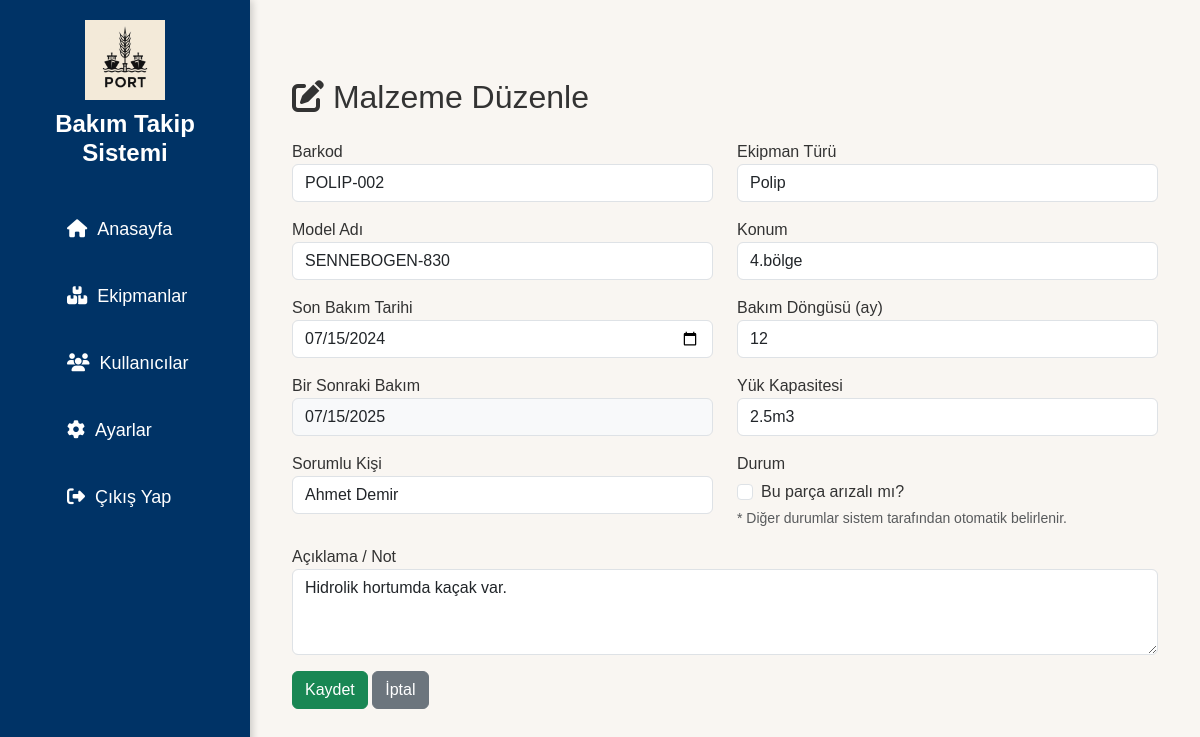
Page /parca/2/edit (signed in) on the committed database.
### app/models.py (models this page shows)
class Parca(db.Model):
    __tablename__ = 'parcalar'
    id = db.Column(db.Integer, primary_key=True)
    barcode = db.Column(db.String(100), unique=True, nullable=False)
    ekipman_turu = db.Column(db.String(100), nullable=False)
    model_adi = db.Column(db.String(100), nullable=False)
    konum = db.Column(db.String(100), nullable=False)
    durum = db.Column(db.String(50), nullable=False)
    bir_sonraki_bakim = db.Column(db.Date, nullable=True)
    son_bakim_tarihi = db.Column(db.Date, nullable=True)
    bakim_dongusu = db.Column(db.String(50), nullable=True)
    bakim_durum = db.Column(db.String(50), nullable=True)  # ✅ تمت إضافته
    notlar = db.Column(db.Text, nullable=True)              # ✅ تمت إضافته
    kisa_aciklama = db.Column(db.Text, nullable=True)
    yuk_kapasitesi = db.Column(db.String(50), nullable=True)
    sorumlu_kisi = db.Column(db.String(100), nullable=True)
    created_at = db.Column(db.DateTime, default=datetime.utcnow)
    bakim_kayitlari = db.relationship('BakimKaydi', backref='parca', lazy=True)

### app/routes.py (the view, shortened to what this page needs)
@main.route('/parca/<int:parca_id>/edit', methods=['GET', 'POST'])
@login_required
def edit(parca_id):
    parca = Parca.query.get_or_404(parca_id)
    return render_template('edit.html', parca=parca)

### app/__init__.py (called while the page is built)
def create_app():
    app = Flask(__name__)
    app.config.from_object('config.Config')
    db.init_app(app)
    login_manager.init_app(app)
    migrate.init_app(app, db)  # ✅ جديد
    login_manager.login_view = 'auth.login'
    @login_manager.user_loader
    def load_user(user_id):
        return User.query.get(int(user_id))
    app.register_blueprint(main)
    app.register_blueprint(auth)
    app.register_blueprint(api)  # ✅ API
    return app

### app/templates/edit.html
{% extends 'layout.html' %}
{% block content %}
<div class="container mt-5">
  <h2 class="mb-4"><i class="fas fa-edit"></i> Malzeme Düzenle</h2>
  <form method="POST">
    <div class="row">
      <div class="col-md-6 mb-3">
        <label for="barcode">Barkod</label>
        <input type="text" class="form-control" name="barcode" value="{{ parca.barcode }}" required>
      </div>
      <div class="col-md-6 mb-3">
        <label for="ekipman_turu">Ekipman Türü</label>
        <input type="text" class="form-control" name="ekipman_turu" value="{{ parca.ekipman_turu }}" required>
      </div>
      <div class="col-md-6 mb-3">
        <label for="model_adi">Model Adı</label>
        <input type="text" class="form-control" name="model_adi" value="{{ parca.model_adi }}" required>
      </div>
      <div class="col-md-6 mb-3">
        <label for="konum">Konum</label>
        <input type="text" class="form-control" name="konum" value="{{ parca.konum }}" required>
      </div>
      <div class="col-md-6 mb-3">
        <label for="son_bakim_tarihi">Son Bakım Tarihi</label>
        <input type="date" class="form-control" name="son_bakim_tarihi" value="{{ parca.son_bakim_tarihi }}">
      </div>
      <div class="col-md-6 mb-3">
        <label for="bakim_dongusu">Bakım Döngüsü (ay)</label>
        <input type="number" class="form-control" name="bakim_dongusu" value="{{ parca.bakim_dongusu }}" min="1">
      </div>
      <div class="col-md-6 mb-3">
        <label for="bir_sonraki_bakim">Bir Sonraki Bakım</label>
        <input type="date" class="form-control bg-light" value="{{ parca.bir_sonraki_bakim.strftime('%Y-%m-%d') if parca.bir_sonraki_bakim else '' }}" readonly>
      </div>
      <div class="col-md-6 mb-3">
        <label for="yuk_kapasitesi">Yük Kapasitesi</label>
        <input type="text" class="form-control" name="yuk_kapasitesi" value="{{ parca.yuk_kapasitesi }}">
      </div>
      <div class="col-md-6 mb-3">
        <label for="sorumlu_kisi">Sorumlu Kişi</label>
        <input type="text" class="form-control" name="sorumlu_kisi" value="{{ parca.sorumlu_kisi }}">
      </div>
      <div class="col-md-6 mb-3">
        <label for="arizali_checkbox">Durum</label><br>
        <div class="form-check mt-1">
          <input class="form-check-input" type="checkbox" name="arizali_mi" id="arizali_mi" {% if parca.durum == 'Arızalı' %}checked{% endif %}>
          <label class="form-check-label" for="arizali_mi">
            Bu parça arızalı mı?
          </label>
        </div>
        <small class="text-muted d-block mt-1">* Diğer durumlar sistem tarafından otomatik belirlenir.</small>
      </div>
      <div class="col-12 mb-3">
        <label for="kisa_aciklama">Açıklama / Not</label>
        <textarea class="form-control" name="kisa_aciklama" rows="3">{{ parca.kisa_aciklama }}</textarea>
      </div>
    </div>
    <button type="submit" class="btn btn-success">Kaydet</button>
    <a href="{{ url_for('main.detail', parca_id=parca.id) }}" class="btn btn-secondary">İptal</a>
  </form>
</div>
{% endblock %}

### app/static/css/style.css (style rules this page uses)
* { margin: 0; padding: 0; box-sizing: border-box; }
body { font-family: 'Poppins', sans-serif; background-color: #f3f6fa; color: #333; }
body { background-color: #f9f6f2; }

### rows in the picture
Parca: barcode "POLIP-002", ekipman_turu "Polip", model_adi "SENNEBOGEN-830", konum "4.bölge", son_bakim_tarihi "07/15/2024", bakim_dongusu "12", bir_sonraki_bakim "07/15/2025", yuk_kapasitesi "2.5m3", sorumlu_kisi "Ahmet Demir", kisa_aciklama "Hidrolik hortumda kaçak var."

### other values in the picture
{{ setting.site_name if setting else "Bakım Takip Sistemi" }} "Bakım Takip Sistemi"
